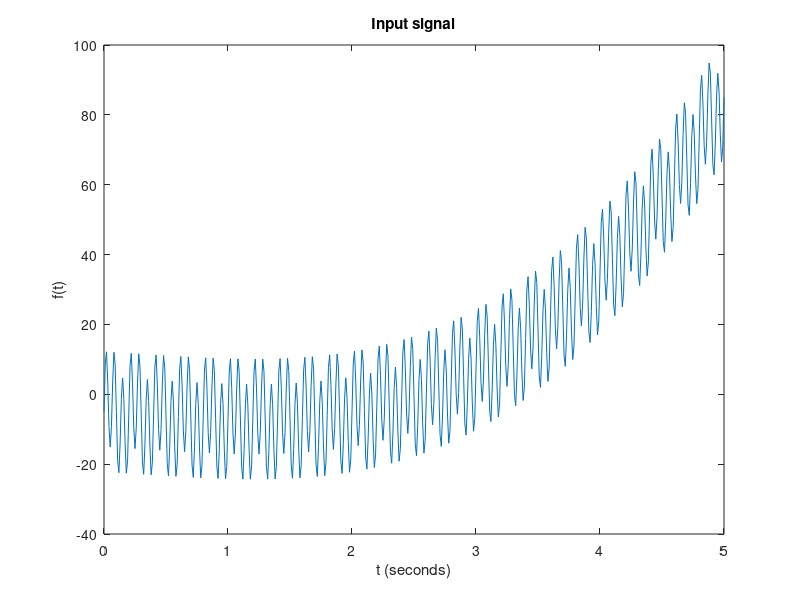

This chart was generated by the following MATLAB code: (Note: this script raises an error after producing the figure.)
%% Clear up
clc;
clear;

%% Setup signal params
T = 5;
freq = 100;
dt = 1/freq;

%% Read input signal
t = 0:dt:5;
data = dlmread('data/f10.txt');
len = length(data);

%% Plot input signal
figure
plot(t, data)
title('Input signal')
xlabel('t (seconds)')
ylabel('f(t)')

%% Spectral analysis
[freqs, shifts] = analyze_spectrum(data);

locs = findpeaks(freqs);
peaks = freqs(locs);
peak_freqs = (locs - 1)/T;

disp('peak_freqs = ');
disp(peak_freqs);

%% Plot signal spectrum
f = (0:length(freqs) - 1)/T;
figure
plot(f, freqs, peak_freqs, peaks, 'ro')
title('Signal spectrum')
xlabel('f (Hz)')
ylabel('|FFT(f)|')

%% Calculate coeficients
var_cnt = length(peak_freqs) + 4;
A = zeros(size(t));
for i = 1:len
	for j = 1:var_cnt
		if j <= 4
			A(i, j) = t(i)^(j - 1);
		else
			A(i, j) = sin(2*pi*peak_freqs(j - 4)*t(i));
		end
	end
end

coefs = pinv(A)*data';

disp('Coefs(1:7):');
disp(coefs(1:7));

%% Calculate approximation
approx = zeros(size(data));
for i = 1:len
	for j = 1:var_cnt
		if j <= 4
			approx(i) = approx(i) + coefs(j)*t(i)^(j - 1);
		else
			approx(i) = approx(i) + coefs(j)*sin(2*pi*peak_freqs(j - 4)*t(i));
		end
	end
end

%% Plot original vs approximation
figure

subplot(2, 1, 1)
plot(t, data)
title('Original')
xlabel('t (seconds)')
ylabel('f(t)')

subplot(2, 1, 2)
plot(t, approx, 'r')
title('Approximation')
xlabel('t (seconds)')
ylabel('f(t)')

%% Calculate MSE
mse = sum((data - approx).^2);

disp('MSE:');
disp(mse);
